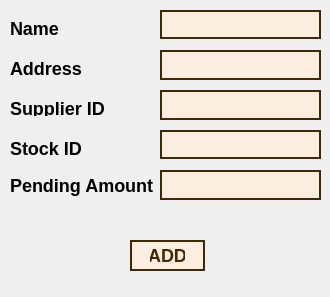
<?xml version="1.0" encoding="UTF-8"?>
<ui version="4.0">
 <class>ReturnedItems</class>
 <widget class="QDialog" name="ReturnedItems">
  <property name="geometry">
   <rect>
    <x>0</x>
    <y>0</y>
    <width>330</width>
    <height>297</height>
   </rect>
  </property>
  <property name="windowTitle">
   <string>Dialog</string>
  </property>
  <property name="styleSheet">
   <string notr="true">QPushButton{
  background-color: #fbeee0;
  border: 2px solid #422800;
  border-radius: 30px;
  box-shadow: #422800 4px 4px 0 0;
  color: #422800;
  cursor: pointer;
  display: inline-block;
  font-weight: 600;
  font-size: 18px;
  padding: 0 18px;
  line-height: 50px;
  text-align: center;

}

QLineEdit{
  border: none;
  border: 2px solid #422800;
background-color: #fbeee0;
font-weight: 600;
  font-size: 18px;
}
QLabel{
font-weight: 600;
  font-size: 18px;
}
QComboBox{
background-color: #fbeee0;
  border: 2px solid #422800;
  border-radius: 30px;
  box-shadow: #422800 4px 4px 0 0;
  color: #422800;
  cursor: pointer;
  display: inline-block;
  font-weight: 600;
  font-size: 18px;
  padding: 0 18px;
  line-height: 50px;
  text-align: center;
}
QRadioButton{
background-color: #fbeee0;
font-weight: 600;
  font-size: 14px;
}
QGroupBox{
font-weight: 600;
  font-size: 14px;
}</string>
  </property>
  <widget class="QLabel" name="label_4">
   <property name="geometry">
    <rect>
     <x>10</x>
     <y>140</y>
     <width>141</width>
     <height>16</height>
    </rect>
   </property>
   <property name="font">
    <font>
     <pointsize>-1</pointsize>
     <bold>true</bold>
    </font>
   </property>
   <property name="text">
    <string>Stock ID</string>
   </property>
  </widget>
  <widget class="QLabel" name="label_5">
   <property name="geometry">
    <rect>
     <x>10</x>
     <y>170</y>
     <width>151</width>
     <height>31</height>
    </rect>
   </property>
   <property name="font">
    <font>
     <pointsize>-1</pointsize>
     <bold>true</bold>
    </font>
   </property>
   <property name="text">
    <string>Pending Amount</string>
   </property>
  </widget>
  <widget class="QLineEdit" name="gQty">
   <property name="geometry">
    <rect>
     <x>160</x>
     <y>170</y>
     <width>161</width>
     <height>30</height>
    </rect>
   </property>
   <property name="font">
    <font>
     <pointsize>-1</pointsize>
     <bold>true</bold>
    </font>
   </property>
  </widget>
  <widget class="QLabel" name="label">
   <property name="geometry">
    <rect>
     <x>10</x>
     <y>20</y>
     <width>121</width>
     <height>16</height>
    </rect>
   </property>
   <property name="font">
    <font>
     <pointsize>-1</pointsize>
     <bold>true</bold>
    </font>
   </property>
   <property name="text">
    <string>Name</string>
   </property>
  </widget>
  <widget class="QLineEdit" name="stockID">
   <property name="geometry">
    <rect>
     <x>160</x>
     <y>130</y>
     <width>161</width>
     <height>29</height>
    </rect>
   </property>
   <property name="font">
    <font>
     <pointsize>-1</pointsize>
     <bold>true</bold>
    </font>
   </property>
  </widget>
  <widget class="QLineEdit" name="txtName">
   <property name="geometry">
    <rect>
     <x>160</x>
     <y>10</y>
     <width>161</width>
     <height>29</height>
    </rect>
   </property>
   <property name="font">
    <font>
     <pointsize>-1</pointsize>
     <bold>true</bold>
    </font>
   </property>
  </widget>
  <widget class="QLabel" name="label_2">
   <property name="geometry">
    <rect>
     <x>10</x>
     <y>60</y>
     <width>121</width>
     <height>16</height>
    </rect>
   </property>
   <property name="font">
    <font>
     <pointsize>-1</pointsize>
     <bold>true</bold>
    </font>
   </property>
   <property name="text">
    <string>Address</string>
   </property>
  </widget>
  <widget class="QLineEdit" name="txtAddress">
   <property name="geometry">
    <rect>
     <x>160</x>
     <y>50</y>
     <width>161</width>
     <height>30</height>
    </rect>
   </property>
   <property name="font">
    <font>
     <pointsize>-1</pointsize>
     <bold>true</bold>
    </font>
   </property>
  </widget>
  <widget class="QLabel" name="label_3">
   <property name="geometry">
    <rect>
     <x>10</x>
     <y>100</y>
     <width>121</width>
     <height>16</height>
    </rect>
   </property>
   <property name="font">
    <font>
     <pointsize>-1</pointsize>
     <bold>true</bold>
    </font>
   </property>
   <property name="text">
    <string>Supplier ID</string>
   </property>
  </widget>
  <widget class="QPushButton" name="btnAdd">
   <property name="geometry">
    <rect>
     <x>130</x>
     <y>240</y>
     <width>75</width>
     <height>31</height>
    </rect>
   </property>
   <property name="font">
    <font>
     <pointsize>-1</pointsize>
     <bold>true</bold>
    </font>
   </property>
   <property name="text">
    <string>ADD</string>
   </property>
  </widget>
  <widget class="QLineEdit" name="txtSID">
   <property name="geometry">
    <rect>
     <x>160</x>
     <y>90</y>
     <width>161</width>
     <height>30</height>
    </rect>
   </property>
   <property name="font">
    <font>
     <pointsize>-1</pointsize>
     <bold>true</bold>
    </font>
   </property>
  </widget>
  <widget class="QLabel" name="lblInfo">
   <property name="geometry">
    <rect>
     <x>90</x>
     <y>210</y>
     <width>161</width>
     <height>21</height>
    </rect>
   </property>
   <property name="text">
    <string/>
   </property>
  </widget>
 </widget>
 <resources/>
 <connections/>
</ui>
